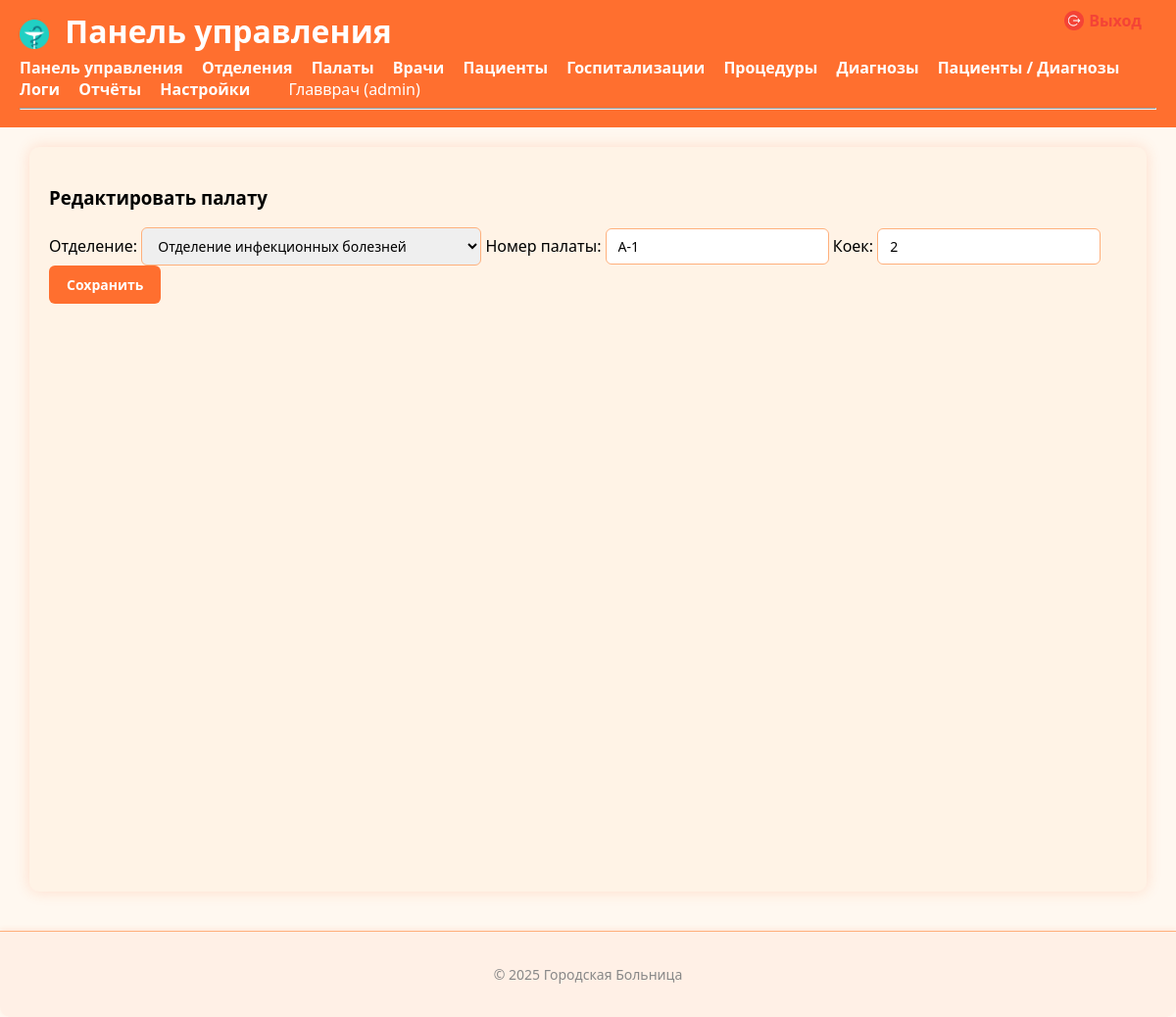
The page /index.php?controller=ward&action=editForm&id=1 (signed in) on the database its author committed.
### tables this page shows
CREATE TABLE Ward (
    Id INT AUTO_INCREMENT PRIMARY KEY,
    DepartmentId INT NOT NULL,
    WardNumber VARCHAR(10) NOT NULL,
    BedCount INT DEFAULT 1,
    FOREIGN KEY (DepartmentId) REFERENCES Department(Id)
        ON DELETE CASCADE
        ON UPDATE CASCADE
);

CREATE TABLE Department (
    Id INT AUTO_INCREMENT PRIMARY KEY,
    Name VARCHAR(100) NOT NULL
);

### hospital-stat/app/controllers/WardController.php (called while the page is built, shortened)
<?php
require_once __DIR__ . '/../models/Ward.php';
require_once __DIR__ . '/../models/Department.php';
class WardController
{
    private $model;
    private $departmentModel;
    public function __construct()
    {
        $this->model = new Ward();
        $this->departmentModel = new Department();
    }
public function editForm($id)
{
    $id = (int)$id;
    $ward = $this->model->getById($id);
    $departments = $this->departmentModel->getAll();
    include __DIR__ . '/../views/layouts/main.php';
}
}

### hospital-stat/config/lang.php (called while the page is built, shortened)
<?php
function __($key) {
    return $GLOBALS['lang'][$key] ?? $key;
}

### hospital-stat/app/models/Model.php (called while the page is built, shortened)
<?php
class Model
{
    protected $pdo;
    public function __construct()
    {
        $this->pdo = $GLOBALS['pdo'];
    }
    protected function query($sql, $params = [])
    {
        try {
            $stmt = $this->pdo->prepare($sql);
            $stmt->execute($params);
            return $stmt;
        } catch (\PDOException $e) {
            $message = $e->getMessage();
            if (str_contains($message, '1146')) {
                preg_match('/Table \'[^\']*\.([^\']*)\'/', $message, $matches);
                $table = $matches[1] ?? 'неизвестная';
                $content = ErrorDbTableNotFoundController::getContent($table);
                include __DIR__ . '/../views/layouts/main.php';
                exit;
            }
            if (str_contains($message, '1054')) {
                preg_match("/Unknown column '([^']*)'/", $message, $matches);
                $column = $matches[1] ?? 'неизвестная';
                $content = ErrorDbColumnNotFoundController::getContent($column);
                include __DIR__ . '/../views/layouts/main.php';
                exit;
            }
            throw $e;
        }
    }
    protected function fetchAll($sql, $params = [])
    {
        return $this->query($sql, $params)->fetchAll();
    }
    protected function fetch($sql, $params = [])
    {
        return $this->query($sql, $params)->fetch();
    }
}

### hospital-stat/app/models/Ward.php (called while the page is built, shortened)
<?php
require_once __DIR__ . '/Model.php';
require_once __DIR__ . '/Department.php';
class Ward extends Model
{
    protected $table = 'Ward';
    public function getById($id)
    {
        return $this->fetch("SELECT * FROM {$this->table} WHERE Id = ?", [$id]);
    }
}

### hospital-stat/app/models/Department.php (called while the page is built, shortened)
<?php
require_once __DIR__ . '/Model.php';
class Department extends Model
{
    protected $table = 'Department';
    public function getAll(): array
    {
        return $this->fetchAll("SELECT * FROM {$this->table} ORDER BY Name");
    }
}

### hospital-stat/app/views/wards/editForm.php (the view)
<h3><?= __('edit_ward') ?></h3>
<?php if ($ward): ?>
<form action="index.php?controller=ward&action=edit&id=<?= $ward['Id'] ?>" method="post">
    <label><?= __('department') ?>:</label>
    <select name="departmentId" required>
        <?php foreach($departments as $d): ?>
    <option value="<?= $d['Id'] ?>" <?= $d['Id'] == $ward['DepartmentId'] ? 'selected' : '' ?>>
 <?= htmlspecialchars($d['Name']) ?>
 </option>
 <?php endforeach; ?>
</select>
<label><?= __('ward_number') ?>:</label>
    <input type="text" name="wardNumber" value="<?= htmlspecialchars($ward['WardNumber']) ?>" required>
    <label><?= __('bed_count') ?>:</label>
    <input type="number" name="bedCount" value="<?= $ward['BedCount'] ?>" min="1" required>
    <button type="submit"><?= __('save') ?></button>
</form>
<?php else: ?>
    <p><?= __('ward_not_found') ?></p>
<?php endif; ?>

### hospital-stat/public/css/juice-orange.css (style rules this page uses)
body { font-family: "Segoe UI", Arial, sans-serif; background-color: #fff8f0; margin: 0; }
form input, form select, form button { padding: 8px 12px; border-radius: 6px; border: 1px solid #ffb07c; font-size: 14px; font-family: "Segoe UI", Arial, sans-serif; transition: border-color 0.2s ease, box-shadow 0.2s ease; }
form button { background-color: #ff6f2f; color: white; border: none; cursor: pointer; font-weight: 600; padding: 10px 18px; border-radius: 6px; transition: background-color 0.2s ease; width: fit-content; }

### rows shown on the page
ward: departmentId "Отделение инфекционных болезней", wardNumber "A-1", bedCount "2"

### other values the page prints
__('dashboard') "Панель управления"
$label "Отделения"
$label "Палаты"
$label "Врачи"
$label "Пациенты"
$label "Госпитализации"
$label "Процедуры"
$label "Диагнозы"
$label "Пациенты / Диагнозы"
$label "Логи"
$label "Отчёты"
$label "Настройки"
$_SESSION['user']['Username'] "Главврач"
$_SESSION['user']['Role'] "admin"
__('logout') "Выход"
